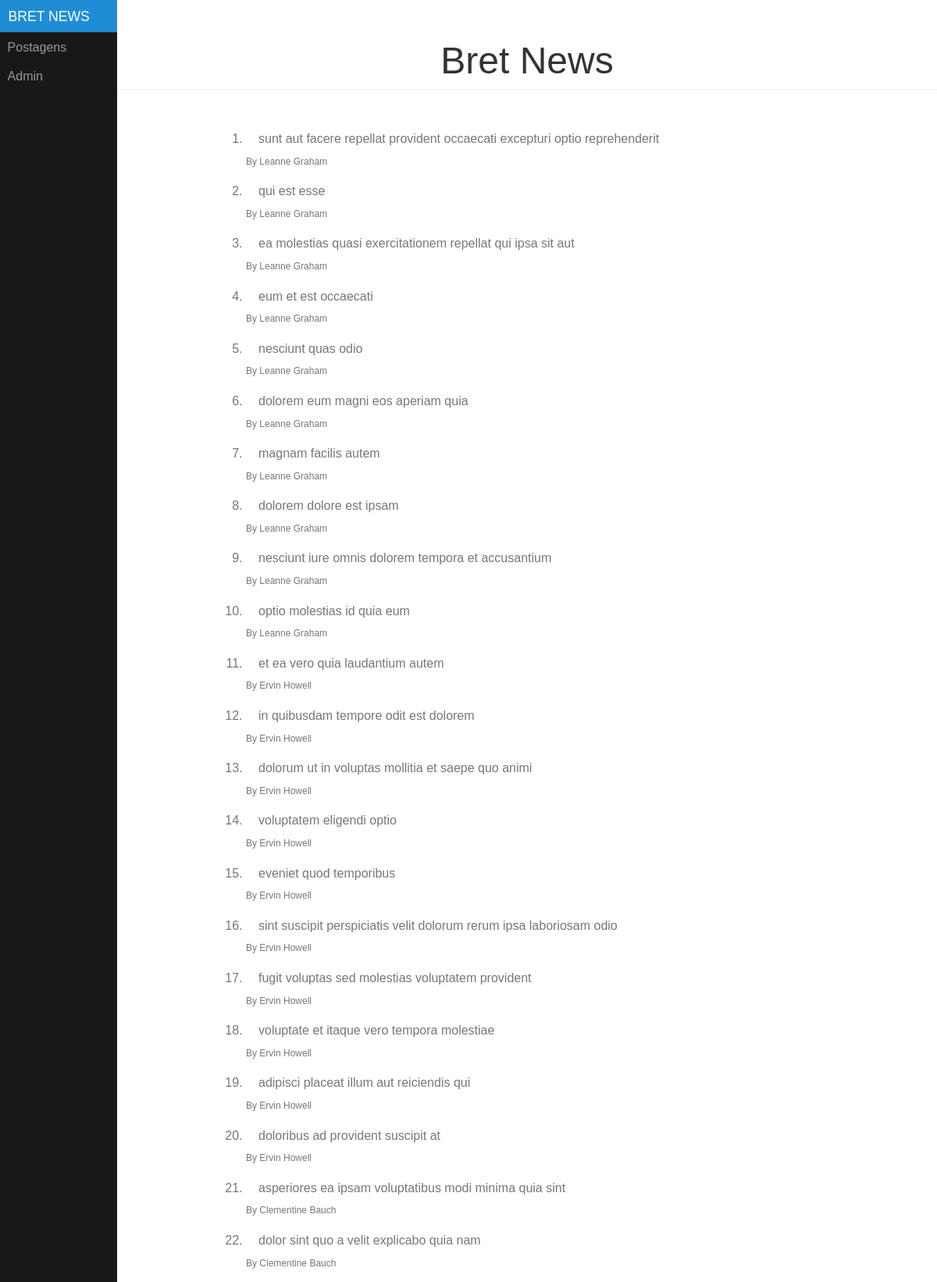
/posts/ (upper part), run on the app's committed database.
### posts/models.py (models this page shows, shortened)
class Postagens(models.Model):
    id = models.IntegerField(primary_key=True, unique=True)
    user_id = models.ForeignKey(Usuarios, on_delete=models.SET_NULL, null=True)
    title = models.TextField()
    body = models.TextField()

class Usuarios(models.Model):
    id = models.IntegerField(primary_key=True, unique=True)
    name = models.CharField(max_length=100)
    email = models.CharField(max_length=100)

### posts/views.py (the view)
# urls.py: path('', views.index, name='index'),
def index(request):
    post_list = Postagens.objects.order_by('id')
    context = {
        'post_list': post_list,
    }
    return render(request, 'index.html', context)

### posts/templates/index.html
{% extends 'base.html' %}
{% block conteudo %}
{% if post_list %}
<ol>
    {% for post in post_list %}
    <li><a class="pure-menu-link" href="{{ post.id }}">{{ post.title }}</a></li>
    <sup>By {{ post.user_id.name}}</sup>
    {% endfor %}
</ol>
{% else %}
<b>Nenhuma postagem disponivel</b>
{% endif %}
{% endblock %}

### posts/templates/base.html (shortened to what this page needs)
<!doctype html>
{% load static %}
<html lang="en">
<head>
    <link rel="stylesheet" href="{% static '/css/pure-min.css' %}">
    <link rel="stylesheet" href="{% static '/css/styles.css' %}">
</head>
<body>
<div id="layout">
    <div id="menu">
        <div class="pure-menu">
            <a class="pure-menu-heading" href="#">Bret News</a>
            <ul class="pure-menu-list">
                <li class="pure-menu-item"><a href="/posts" class="pure-menu-link">Postagens</a></li>
                <li class="pure-menu-item"><a href="/admin" class="pure-menu-link">Admin</a></li>
            </ul>
        </div>
    </div>
    <div id="main">
        <div class="header">
            <h1>Bret News</h1>
        </div>
        <div class="content">
            <br/>
            {% block conteudo %}
            {% endblock %}
        </div>
    </div>
</div>
</body>
</html>

### static/css/pure-min.css (style rules this page uses)
html { line-height: 1.15; -webkit-text-size-adjust: 100%; }
body { margin: 0; }
h1 { font-size: 2em; margin: 0.67em 0; }
a { background-color: transparent; }
sub, sup { font-size: 75%; line-height: 0; position: relative; vertical-align: baseline; }
sup { top: -0.5em; }
html { font-family: sans-serif; }
.pure-menu { box-sizing: border-box; }
.pure-menu-item, .pure-menu-list { position: relative; }
.pure-menu-list { list-style: none; margin: 0; padding: 0; }
.pure-menu-item { padding: 0; margin: 0; height: 100%; }
.pure-menu-heading, .pure-menu-link { display: block; text-decoration: none; white-space: nowrap; }
.pure-menu-heading { text-transform: uppercase; color: #565d64; }
.pure-menu-link { color: #777; }
.pure-menu-heading, .pure-menu-link { padding: 0.5em 1em; }

### static/css/styles.css (style rules this page uses)
body { color: #777; }
#layout, #menu, .menu-link { -webkit-transition: all 0.2s ease-out; -moz-transition: all 0.2s ease-out; -ms-transition: all 0.2s ease-out; -o-transition: all 0.2s ease-out; transition: all 0.2s ease-out; }
#layout { position: relative; left: 0; padding-left: 0; }
.content { margin: 0 auto; padding: 0 2em; max-width: 800px; margin-bottom: 50px; line-height: 1.6em; }
.header { margin: 0; color: #333; text-align: center; padding: 2.5em 2em 0; border-bottom: 1px solid #eee; }
.header h1 { margin: 0.2em 0; font-size: 3em; font-weight: 300; }
#menu { margin-left: -150px; width: 150px; position: fixed; top: 0; left: 0; bottom: 0; z-index: 1000; background: #191818; overflow-y: auto; }
#menu a { color: #999; border: none; padding: 0.6em 0 0.6em 0.6em; }
#menu .pure-menu, #menu .pure-menu ul { border: none; background: transparent; }
#menu .pure-menu ul, #menu .pure-menu .menu-item-divided { border-top: 1px solid #333; }
#menu .pure-menu-selected, #menu .pure-menu-heading { background: #1f8dd6; }
#menu .pure-menu-heading { font-size: 110%; color: #fff; margin: 0; }
@media (min-width: 48em) { .header, .content { padding-left: 2em; padding-right: 2em; } }
@media (min-width: 48em) { #layout { padding-left: 150px; left: 0; } }
@media (min-width: 48em) { #menu { left: 150px; } }

### data on the page
Postagens: title "sunt aut facere repellat provident occaecati excepturi optio reprehenderit", user_id.name "Leanne Graham"
Postagens: title "qui est esse", user_id.name "Leanne Graham"
Postagens: title "ea molestias quasi exercitationem repellat qui ipsa sit aut", user_id.name "Leanne Graham"
Postagens: title "eum et est occaecati", user_id.name "Leanne Graham"
Postagens: title "nesciunt quas odio", user_id.name "Leanne Graham"
Postagens: title "dolorem eum magni eos aperiam quia", user_id.name "Leanne Graham"
Postagens: title "magnam facilis autem", user_id.name "Leanne Graham"
Postagens: title "dolorem dolore est ipsam", user_id.name "Leanne Graham"
Postagens: title "nesciunt iure omnis dolorem tempora et accusantium", user_id.name "Leanne Graham"
Postagens: title "optio molestias id quia eum", user_id.name "Leanne Graham"
Postagens: title "et ea vero quia laudantium autem", user_id.name "Ervin Howell"
Postagens: title "in quibusdam tempore odit est dolorem", user_id.name "Ervin Howell"
Postagens: title "dolorum ut in voluptas mollitia et saepe quo animi", user_id.name "Ervin Howell"
Postagens: title "voluptatem eligendi optio", user_id.name "Ervin Howell"
Postagens: title "eveniet quod temporibus", user_id.name "Ervin Howell"
Postagens: title "sint suscipit perspiciatis velit dolorum rerum ipsa laboriosam odio", user_id.name "Ervin Howell"
Postagens: title "fugit voluptas sed molestias voluptatem provident", user_id.name "Ervin Howell"
Postagens: title "voluptate et itaque vero tempora molestiae", user_id.name "Ervin Howell"
Postagens: title "adipisci placeat illum aut reiciendis qui", user_id.name "Ervin Howell"
Postagens: title "doloribus ad provident suscipit at", user_id.name "Ervin Howell"
Postagens: title "asperiores ea ipsam voluptatibus modi minima quia sint", user_id.name "Clementine Bauch"
Postagens: title "dolor sint quo a velit explicabo quia nam", user_id.name "Clementine Bauch"
